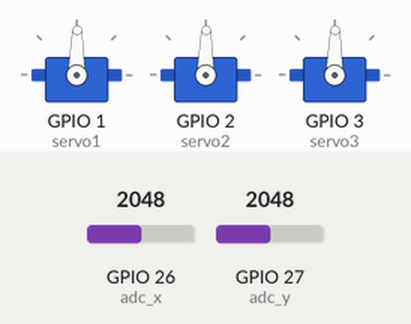
Recording of a program running on a simulated ESP32 board running MicroPython. Shown: 3 × servo. Inputs (shaded band) come from the test bench; at power-on: GPIO 26 (adc_x) = 2048, GPIO 27 (adc_y) = 2048 (analog values on the 0–4095 scale). Servo angles are drawn from the pulse width (0.5 ms = 0°, 2.5 ms = 180°); what the program prints to the serial console is not drawn.

Above: at 2.2 s.
2.3 s: GPIO 26 (adc_x) set to 2866
At 3.5 s:
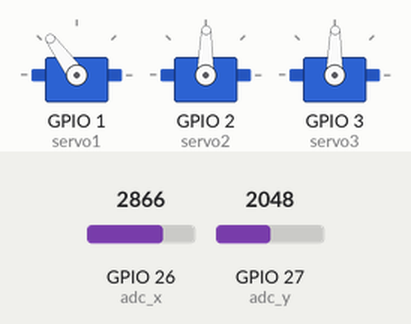
3.8 s: GPIO 27 (adc_y) set to 2866
At 4.5 s:
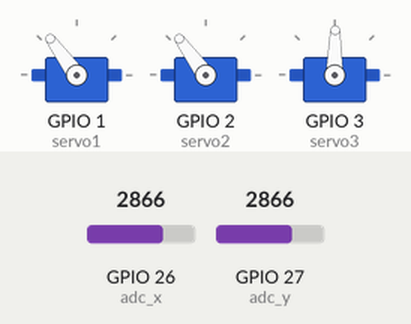
5.3 s: GPIO 26 (adc_x) set to 3603
At 5.7 s:
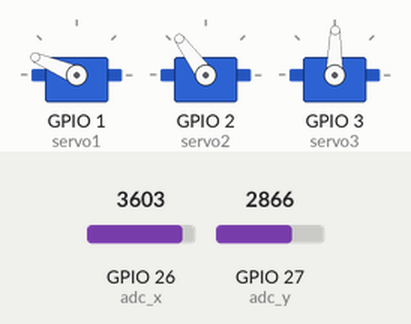
6.8 s: GPIO 27 (adc_y) set to 3603
At 7.7 s:
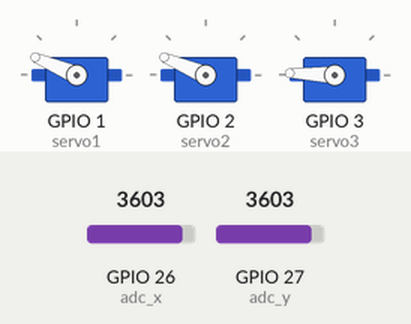
8.3 s: GPIO 26 (adc_x) set to 4095
At 9.0 s:
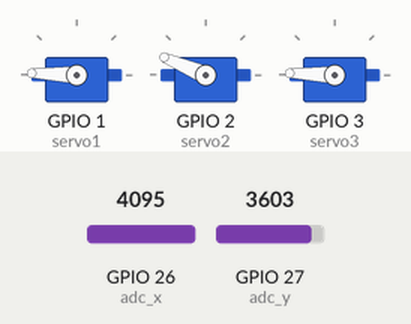
9.8 s: GPIO 27 (adc_y) set to 4095
At 10.9 s:
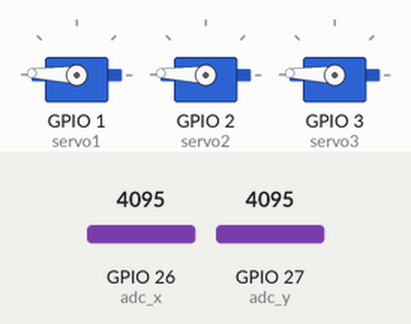
Timing chart, 0 to 12.3 s (numbered marks = the images above; inputs shaded):
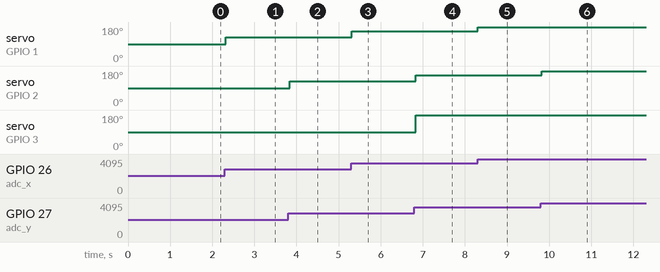

Measured:
- after the input at 2.3 s, servo on GPIO 1 (servo1): 89° → 126° at once
- after the input at 3.8 s, servo on GPIO 2 (servo2): 89° → 126° at once
- after the input at 5.3 s, servo on GPIO 1 (servo1): 126° → 157° at once
- after the input at 6.8 s, servo on GPIO 2 (servo2): 126° → 157° at once; servo on GPIO 3 (servo3): 89° → 178° at once
- after the input at 8.3 s, servo on GPIO 1 (servo1): 157° → 178° at once
- after the input at 9.8 s, servo on GPIO 2 (servo2): 157° → 178° at once

The program:

joystick.py
```python
from machine import Pin, ADC, PWM
import time

# 摇杆引脚定义
JOYSTICK_X = 26  # X轴ADC引脚
JOYSTICK_Y = 27  # Y轴ADC引脚

# 舵机引脚定义
SERVO1_PIN = 1   # 机械臂旋转舵机
SERVO2_PIN = 2   # 机械臂俯仰舵机
SERVO3_PIN = 3   # 机械臂抓取舵机

# 初始化ADC
adc_x = ADC(Pin(JOYSTICK_X), atten=ADC.ATTN_11DB)
adc_y = ADC(Pin(JOYSTICK_Y), atten=ADC.ATTN_11DB)

# 初始化PWM（50Hz频率，适合舵机）
servo1 = PWM(Pin(SERVO1_PIN), freq=50, duty=0)
servo2 = PWM(Pin(SERVO2_PIN), freq=50, duty=0)
servo3 = PWM(Pin(SERVO3_PIN), freq=50, duty=0)

# ADC值到角度的映射函数
def adc_to_angle(adc_value, min_adc=0, max_adc=4095, min_angle=0, max_angle=180):
    angle = ((adc_value - min_adc) / (max_adc - min_adc)) * (max_angle - min_angle) + min_angle
    # 确保角度在有效范围内
    angle = max(min_angle, min(max_angle, angle))
    return round(angle, 2)

# 角度到PWM占空比的映射函数（适用于大多数舵机）
def angle_to_duty(angle):
    # 50Hz PWM，20ms周期
    # 占空比范围：2.5%~12.5%对应0~180度
    # 计算公式：duty = 2.5% + (angle/180)*(12.5%-2.5%)
    # PWM占空比范围：0~1023（10位分辨率）
    duty = (2.5 + (angle / 180) * 10) / 100 * 1023
    return int(duty)

# 初始化舵机到中间位置
def init_servos():
    mid_angle = 90
    servo1.duty(angle_to_duty(mid_angle))
    servo2.duty(angle_to_duty(mid_angle))
    servo3.duty(angle_to_duty(mid_angle))
    time.sleep(1)  # 等待舵机到达位置

# 主程序
print("机械臂摇杆控制器启动...")
init_servos()

while True:
    # 读取摇杆ADC值
    adc_x_val = adc_x.read()
    adc_y_val = adc_y.read()

    # 映射到角度
    angle_x = adc_to_angle(adc_x_val)
    angle_y = adc_to_angle(adc_y_val)

    # 控制舵机
    # 摇杆X轴控制机械臂旋转（舵机1）
    servo1.duty(angle_to_duty(angle_x))

    # 摇杆Y轴控制机械臂俯仰（舵机2）
    servo2.duty(angle_to_duty(angle_y))

    # 可以根据需要添加按钮控制抓取（舵机3）
    # 这里简单实现：Y轴小于30度时抓取，大于150度时松开
    if angle_y < 30:
        servo3.duty(angle_to_duty(0))  # 抓取
    elif angle_y > 150:
        servo3.duty(angle_to_duty(180))  # 松开

    # 打印调试信息
    print(f"X轴: {adc_x_val} -> {angle_x}度, Y轴: {adc_y_val} -> {angle_y}度")

    time.sleep(0.05)  # 控制频率
```
